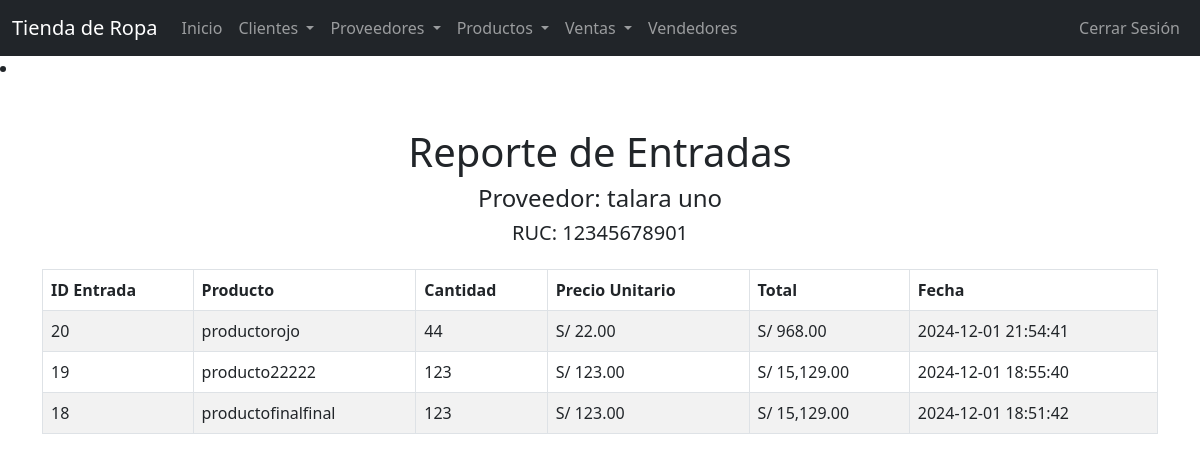
/reporte_entradas.php?proveedor_id=4 (signed in), run on the app's committed database.
### tables this page shows
CREATE TABLE `proveedores` (
  `id` int(11) NOT NULL,
  `nombre` varchar(100) NOT NULL,
  `telefono` varchar(20) DEFAULT NULL,
  `direccion` varchar(255) DEFAULT NULL,
  `ruc` varchar(11) NOT NULL,
  `departamento` varchar(50) NOT NULL,
  `provincia` varchar(50) NOT NULL,
  `distrito` varchar(50) NOT NULL
);

CREATE TABLE `entradas` (
  `id` int(11) NOT NULL,
  `producto_id` int(11) NOT NULL,
  `proveedor_id` int(11) NOT NULL,
  `cantidad` int(11) NOT NULL,
  `precio_entrada` decimal(10,2) NOT NULL,
  `fecha` datetime DEFAULT current_timestamp()
);

CREATE TABLE `productos` (
  `id` int(11) NOT NULL,
  `nombre` varchar(100) NOT NULL,
  `descripcion` text DEFAULT NULL,
  `precio_compra` decimal(10,2) NOT NULL,
  `precio_venta` decimal(10,2) NOT NULL,
  `stock` int(11) NOT NULL DEFAULT 0,
  `imagen` varchar(255) DEFAULT NULL
);

### reporte_entradas.php (the view, shortened to what this page needs)
<?php
include 'config.php';
$proveedor_id = $_GET['proveedor_id'] ?? null;
$stmt = $conn->prepare("SELECT * FROM proveedores WHERE id = ?");
$stmt->execute([$proveedor_id]);
$proveedor = $stmt->fetch(PDO::FETCH_ASSOC);
$stmt = $conn->prepare("
    SELECT
        e.id AS entrada_id,
        p.nombre AS producto,
        e.cantidad,
        e.fecha,
        p.precio_compra
    FROM entradas e
    JOIN productos p ON e.producto_id = p.id
    WHERE e.proveedor_id = ?
    ORDER BY e.fecha DESC
");
$stmt->execute([$proveedor_id]);
$entradas = $stmt->fetchAll(PDO::FETCH_ASSOC);
?>
<!DOCTYPE html>
<html lang="es">
<head>
    <link href="https://cdn.jsdelivr.net/npm/bootstrap@5.3.0-alpha3/dist/css/bootstrap.min.css" rel="stylesheet">
</head>
<body>
    <?php include 'navbar.php'; ?>
    <div class="container my-5">
        <h1 class="text-center">Reporte de Entradas</h1>
        <h4 class="text-center">Proveedor: <?= htmlspecialchars($proveedor['nombre']) ?></h4>
        <h5 class="text-center">RUC: <?= htmlspecialchars($proveedor['ruc']) ?></h5>
        <div class="mt-4">
            <?php if (count($entradas) > 0): ?>
                <table class="table table-bordered table-striped">
                    <thead>
                        <tr>
                            <th>ID Entrada</th>
                            <th>Producto</th>
                            <th>Cantidad</th>
                            <th>Precio Unitario</th>
                            <th>Total</th>
                            <th>Fecha</th>
                        </tr>
                    </thead>
                    <tbody>
                        <?php foreach ($entradas as $entrada): ?>
                        <tr>
                            <td><?= htmlspecialchars($entrada['entrada_id']) ?></td>
                            <td><?= htmlspecialchars($entrada['producto']) ?></td>
                            <td><?= htmlspecialchars($entrada['cantidad']) ?></td>
                            <td>S/ <?= number_format($entrada['precio_compra'], 2) ?></td>
                            <td>S/ <?= number_format($entrada['cantidad'] * $entrada['precio_compra'], 2) ?></td>
                            <td><?= htmlspecialchars($entrada['fecha']) ?></td>
                        </tr>
                        <?php endforeach; ?>
                    </tbody>
                </table>
            <?php else: ?>
                <p class="text-center">No hay entradas registradas para este proveedor.</p>
            <?php endif; ?>
        </div>
    </div>
</body>
</html>

### data on the page
proveedores: nombre "talara uno", ruc "12345678901"
entradas: id "20", producto.nombre "productorojo", cantidad "44", producto.precio_compra "22.00", $entrada['cantidad']*$entrada['precio_compra'] "968.00", fecha "2024-12-01 21:54:41"
entradas: id "19", producto.nombre "producto22222", cantidad "123", producto.precio_compra "123.00", $entrada['cantidad']*$entrada['precio_compra'] "15,129.00", fecha "2024-12-01 18:55:40"
entradas: id "18", producto.nombre "productofinalfinal", cantidad "123", producto.precio_compra "123.00", $entrada['cantidad']*$entrada['precio_compra'] "15,129.00", fecha "2024-12-01 18:51:42"
